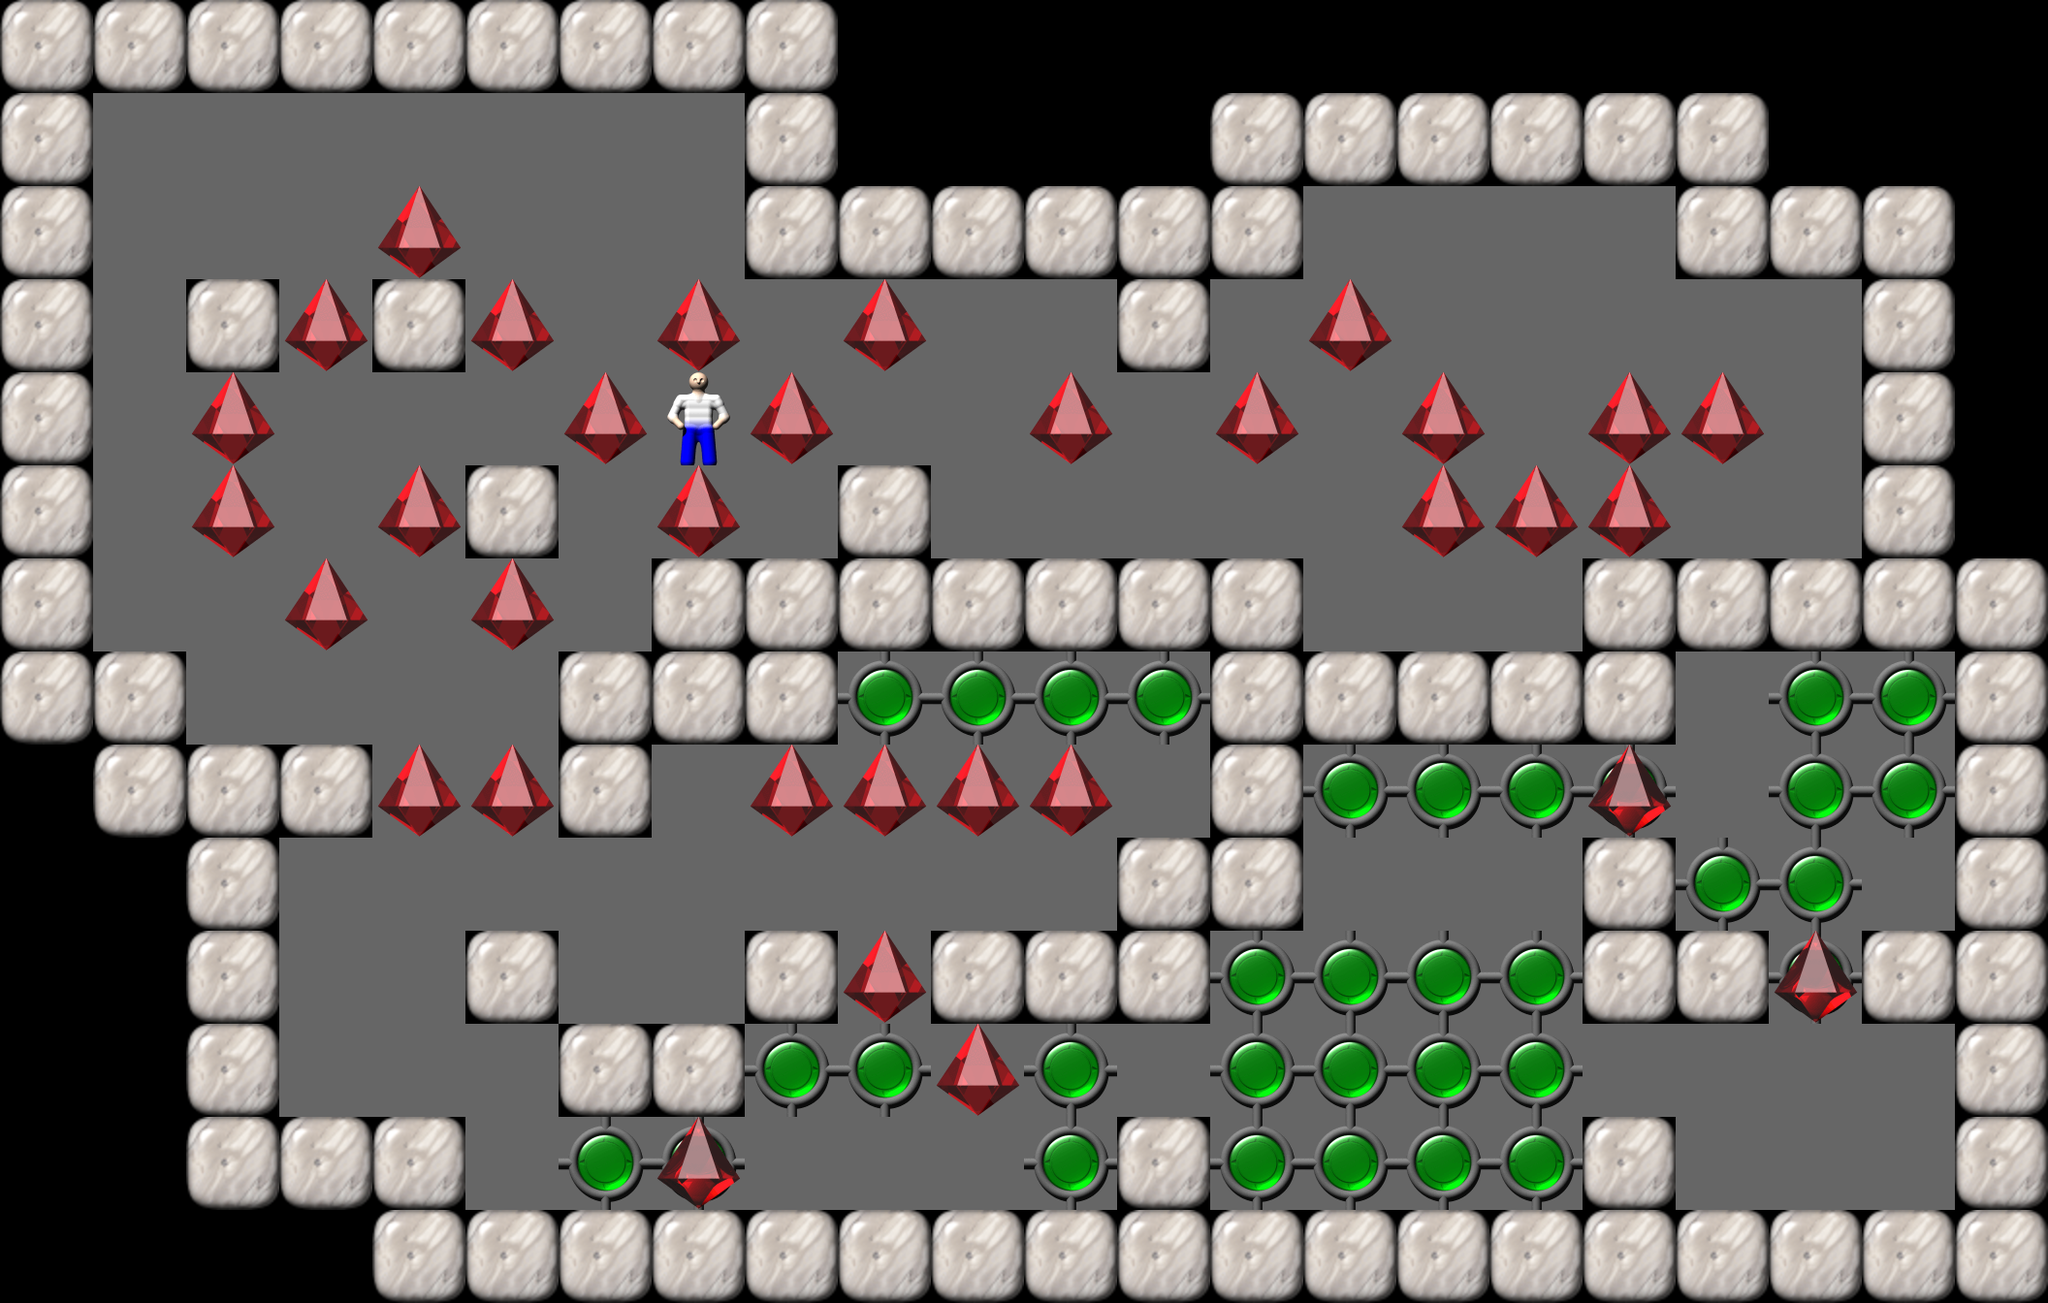

Below is a game level as drawn by its tile map, then a one-line description and the .tmx that defines it (tile-layer data replaced by summaries):
An orthogonal 22x14 tile map with 96x96 px tiles, 1 tile layer (Tile Layer 1).

<map version="1.0" orientation="orthogonal" width="22" height="14" tilewidth="96" tileheight="96">
  <properties>
    <property name="Title" value="46" />
  </properties>
  <tileset source="Sokoban.tsx" firstgid="1" />
  <layer name="Tile Layer 1" width="22" height="14">
    <data>[308 cells, 308 non-empty, 7 distinct tile ids]</data>
  </layer>
</map>
